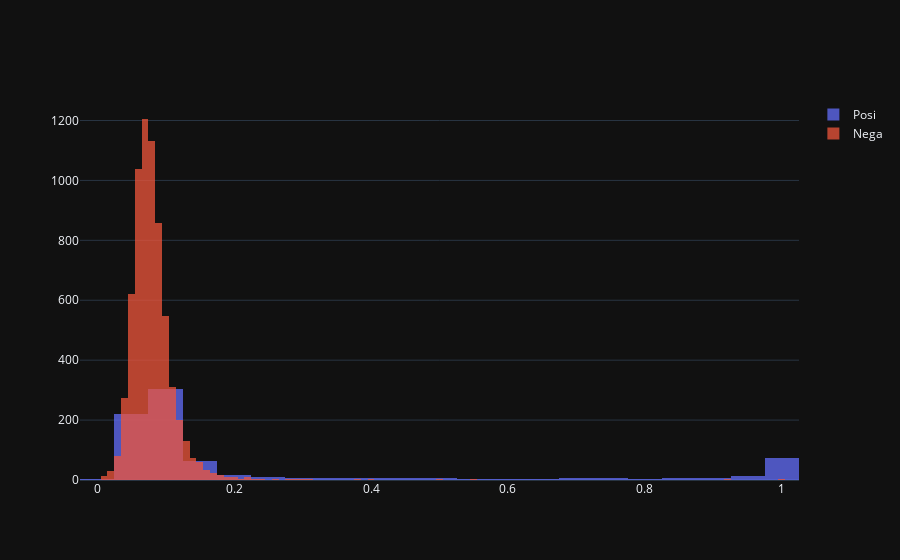

This figure's notebook cell:
### Markdown cell above
##### Visualization for the KS-test

### Code cell
# Vizual check of the single model
data_logdyn = pd.read_parquet('Data/final_dataset.parquet')
target = 'Flag'
horizon = 8
share = 0.1
state = 2000
data_testing = data_logdyn.copy()
data_testing['Flag'] = data_testing['Distance'].apply(lambda x: 0 if x >= horizon else 1)
data_testing.drop(columns = ['Volume', 'MA100', 'MA100','Rise', 'Distance', 'Index', 'Ticker'], inplace = True)

data_testing_1 = data_testing[data_testing[target] == 1]
data_testing_0 = data_testing[data_testing[target] == 0]
Y_1 = data_testing_1[target]
X_1 = data_testing_1.drop(columns = [target])
share_1_orig = len(data_testing_1) / (len(data_testing_0) + len(data_testing_1))
_, X_0, _, Y_0 = modsel.train_test_split(data_testing_0.drop(columns = [target]), data_testing_0[target], 
                                                     test_size = min(share_1_orig * (1 - share) / share, 1), random_state = state)
share_1 = len(Y_1) / (len(Y_0) + len(Y_1))
Y = pd.concat([Y_0, Y_1])
X = sm.add_constant(pd.concat([X_0, X_1]))
X_train, X_test, Y_train, Y_test = modsel.train_test_split(X, Y, test_size = 0.2, random_state = state)
results_rs, auc_train_rs, auc_test_rs, ks_train_rs, ks_test_rs, f1_train_rs,\
    f1_test_rs, pr_train_rs, pr_test_rs, rec_train_rs, rec_test_rs\
    = fun.model_optimization(Y_train, Y_test, X_train, X_test, silent = True)
print(results_rs.summary())
Y_test_pred = results_rs.predict(X_test)
ks_samples = pd.DataFrame({'Y': Y_test, 'Y_pred': Y_test_pred})
ks_samples_posi = ks_samples[ks_samples['Y'] == 1]['Y_pred']
ks_samples_nega = ks_samples[ks_samples['Y'] == 0]['Y_pred']
fig = go.Figure()
fig.add_trace(go.Histogram(x = ks_samples_posi, name = 'Posi', nbinsx = 30))
fig.add_trace(go.Histogram(x = ks_samples_nega, name = 'Nega', nbinsx = 100))
fig.update_layout(barmode = 'overlay')
fig.update_traces(opacity = 0.75)
fig.show()

### Figure 1 — Plotly figure (JSON) as saved in the notebook; plotly's stock layout.template omitted (floating-point values rounded to 4 significant figures; data arrays with more than 128 entries replaced by an {"elided": "..."} marker saying what was removed)
{"data": [{"name": "Posi", "nbinsx": 30, "opacity": 0.75, "type": "histogram", "x": {"elided": "776 float values"}}, {"name": "Nega", "nbinsx": 100, "opacity": 0.75, "type": "histogram", "x": {"elided": "6730 float values"}}], "layout": {"barmode": "overlay"}}
